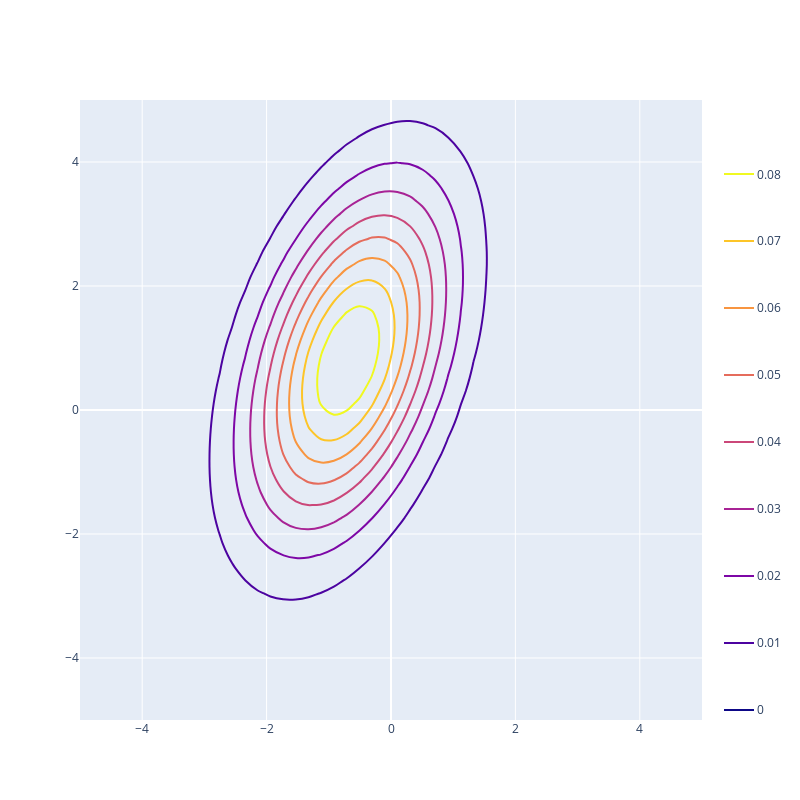

The notebook cell saved with this chart:
### Code cell
# Create the support
x = np.linspace(-5, 5, 50)
y = np.linspace(-5, 5, 50)
X, Y = np.meshgrid(x, y)

support = np.empty(X.shape + (2,))
support[:, :, 0] = X
support[:, :, 1] = Y

# Define the multivariate normal
mu = [-0.6871, 0.801]
sigma = [[1.13, 0.826], [0.826, 3.3895]]
mvn = stats.multivariate_normal(mu, sigma)

# Compute the densities
pdf = mvn.pdf(support)

# Plot the multivariate normal
fig = go.Figure(
    data=go.Contour(
        z=pdf,
        x=x,
        y=y,
        contours_coloring='lines',
        line_width=2
    ),
    layout={
        "width": 800,
        "height": 800
    }
)

fig.show()

### Figure 1 — Plotly figure (JSON) as saved in the notebook; plotly's stock layout.template omitted (floating-point values rounded to 4 significant figures; data arrays with more than 128 entries replaced by an {"elided": "..."} marker saying what was removed)
{"data": [{"contours": {"coloring": "lines"}, "line": {"width": 2}, "type": "contour", "x": [-5, -4.796, -4.592, -4.388, -4.184, -3.98, -3.776, -3.571, -3.367, -3.163, -2.959, -2.755, -2.551, -2.347, -2.143, -1.939, -1.735, -1.531, -1.327, -1.122, -0.9184, -0.7143, -0.5102, -0.3061, -0.102, 0.102, 0.3061, 0.5102, 0.7143, 0.9184, 1.122, 1.327, 1.531, 1.735, 1.939, 2.143, 2.347, 2.551, 2.755, 2.959, 3.163, 3.367, 3.571, 3.776, 3.98, 4.184, 4.388, 4.592, 4.796, 5], "y": [-5, -4.796, -4.592, -4.388, -4.184, -3.98, -3.776, -3.571, -3.367, -3.163, -2.959, -2.755, -2.551, -2.347, -2.143, -1.939, -1.735, -1.531, -1.327, -1.122, -0.9184, -0.7143, -0.5102, -0.3061, -0.102, 0.102, 0.3061, 0.5102, 0.7143, 0.9184, 1.122, 1.327, 1.531, 1.735, 1.939, 2.143, 2.347, 2.551, 2.755, 2.959, 3.163, 3.367, 3.571, 3.776, 3.98, 4.184, 4.388, 4.592, 4.796, 5], "z": {"elided": "50x50 float values"}}], "layout": {"height": 800, "width": 800}}
